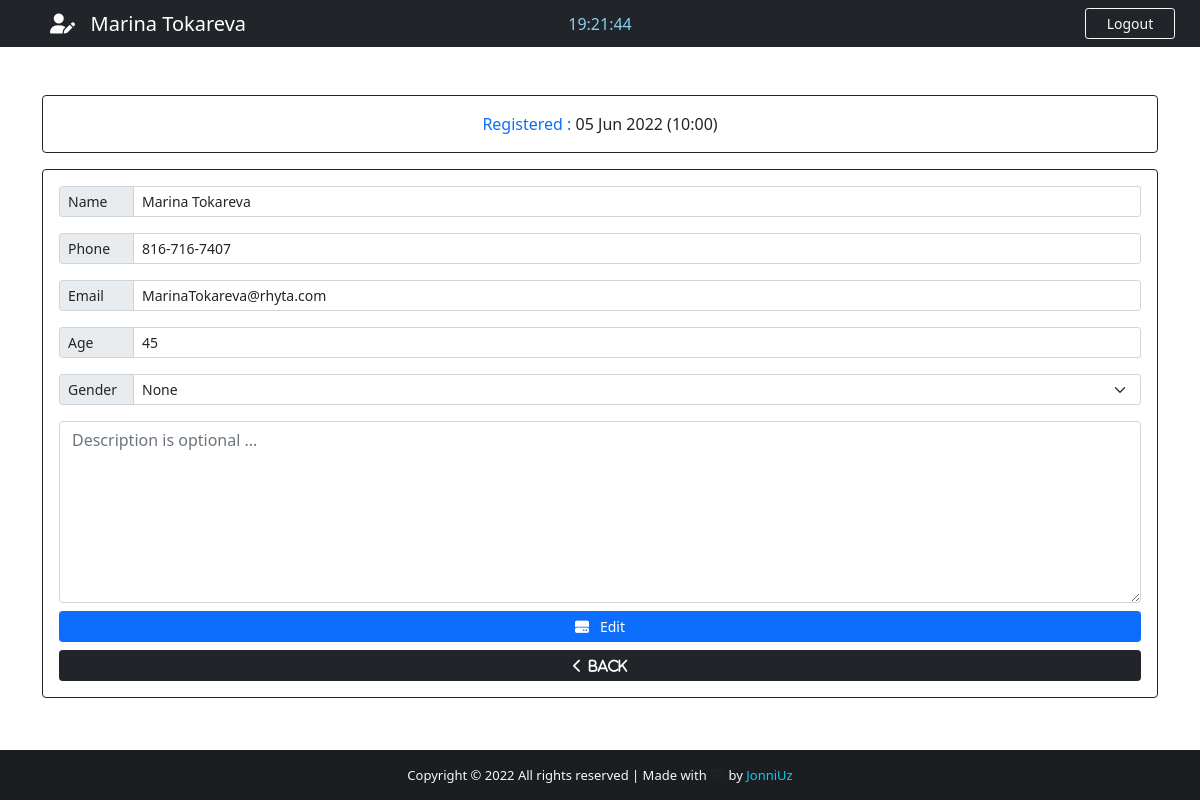
The app's page /patient/15/ (signed in), older data.
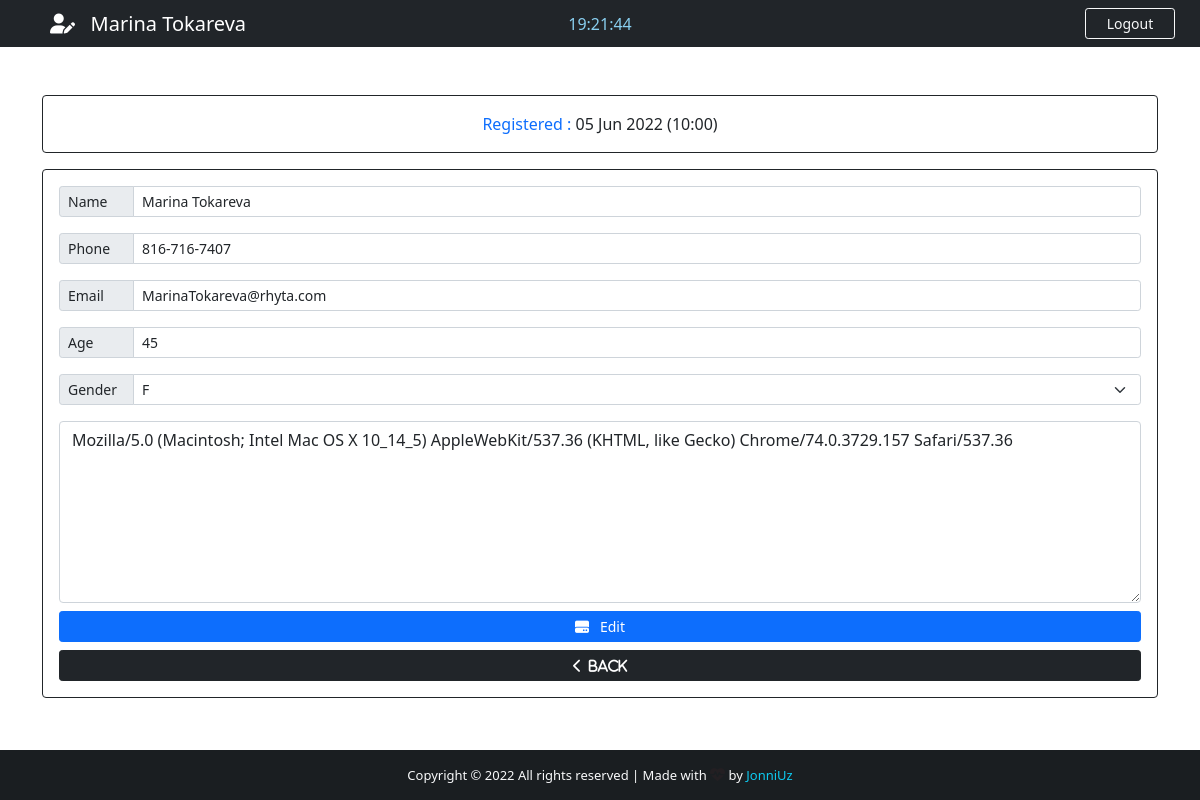
The same page, newer data.
### hospital/models.py (models this page shows, shortened)
class Patient(models.Model):
    GENDER = (
        ('M', 'M'),
        ('F', 'F'),
    )
    id = models.IntegerField(primary_key=True)
    name = models.CharField(max_length=40)
    phone = models.CharField(max_length=20)
    email = models.CharField(max_length=40)
    age = models.CharField(max_length=3)
    gender = models.CharField(max_length=1, null=True, choices=GENDER)
    note = models.TextField(blank=True)
    created_at = models.DateTimeField(auto_now_add=True)

### hospital/views.py (the view)
# urls.py: path('patient/<str:patient_id>/', views.patient, name='patient'),
@cache_control(no_cache=True, must_revalidade=True, no_store=True)
@login_required(login_url='login')
def patient(request, patient_id):
    patient = Patient.objects.get(id=patient_id)
    if patient != None:
        return render(request, 'edit.html', {'patient': patient})

### hospital/templates/edit.html (shortened to what this page needs)
{% extends 'add.html' %}
{% block nav-content %}
    <i class="fas fa-user-edit"></i>&nbsp;&nbsp; {{ patient.name }}
{% endblock nav-content %}
{% block card-title %}
    <span class="text-center">Registered : <span
            class="text-dark">{{ patient.created_at|date:'d M Y (h:i)' }}</span></span>
{% endblock card-title %}
{% block btn-add %}
    <i class="fas fa-hdd"></i>&nbsp;&nbsp; Edit
{% endblock btn-add %}
{% block action %} action="{% url 'edit_patient' %}" {% endblock action %}
{% block Value-name %} value="{{ patient.name }}" {% endblock Value-name %}
{% block Value-phone %} value="{{ patient.phone }}" {% endblock Value-phone %}
{% block Value-email %} value="{{ patient.email }}" {% endblock Value-email %}
{% block Value-age %} value="{{ patient.age }}" {% endblock Value-age %}
{% block Value-gender %}
    <option style="background-color: #d3d3d3; color: #007bff">{{ patient.gender }}</option>
{% endblock Value-gender %}
{% block Value-note %}{{ patient.note }}{% endblock Value-note %}

### hospital/templates/add.html (shortened to what this page needs)
{% extends 'base.html' %}
{% block btn-nav %}
    <a href="{% url 'logout' %}" class="btn btn-sm btn-outline-primary border-light text-light" id="btn-nav">Logout</a>
{% endblock btn-nav %}
{% block content %}
    <div class="container">
        <div class="row">
            <div class="col-lg-12">
                <div class="card card-body border-dark text-primary mt-5">
                    {% block card-title %}{% endblock card-title %}
                </div>
                <form method="POST" {% block action %} action="{% url 'add_patient' %}" {% endblock action %}
                      autocomplete="off" enctype="multipart/form-data"
                      class="card p-3 border-dark mt-3">
                    <div class="input-group input-group-sm mb-3">
                        <span class="input-group-text side-label">Name</span>
                        <input type="text" class="form-control" name="name" placeholder="First and Last name"
                                {% block Value-name %}{% endblock Value-name %}>
                    </div>
                    <div class="input-group input-group-sm mb-3">
                        <span class="input-group-text side-label">Phone</span>
                        <input type="text" class="form-control" name="phone" placeholder="Patient phone"
                                {% block Value-phone %}{% endblock Value-phone %}>
                    </div>
                    <div class="input-group input-group-sm mb-3">
                        <span class="input-group-text side-label">Email</span>
                        <input type="text" class="form-control" name="email" placeholder="Patient email"
                                {% block Value-email %}{% endblock Value-email %}>
                    </div>
                    <div class="input-group input-group-sm mb-3">
                        <span class="input-group-text side-label">Age</span>
                        <input type="text" class="form-control" name="age" placeholder="Patient age"
                                {% block Value-age %}{% endblock Value-age %}>
                    </div>
                    <div class="input-group input-group-sm mb-3">
                        <label class="input-group-text side-label">Gender</label>
                        <select class="form-select" name="gender" id="">
                            {% block Value-gender %}{% endblock Value-gender %}
                        </select>
                    </div>
                    <div class="form-group">
                        <textarea class="form-control" name="note" rows="7"
                                  placeholder="Description is optional ...">{% block Value-note %}{% endblock Value-note %}</textarea>
                    </div>
                    <div class="d-grid gap-2 mt-2">
                        <button type="submit" class="btn btn-primary btn-sm">
                            {% block btn-add %}{% endblock btn-add %}
                        </button>
                        <a href="{% url 'backend' %}" class="btn btn-dark btn-sm"><i class="fas fa-chevron-left">&nbsp;&nbsp;Back</i></a>
                    </div>
                </form>
            </div>
        </div>
    </div>
{% endblock content %}

Row changes from the older to the newer data that the page shows:
changed Patient "Marina Tokareva": gender "None" → "F"; note (not shown) → "Mozilla/5.0 (Macintosh; Intel Mac OS X 10_14_5) AppleWebKit/537.36 (KHTML, like Gecko) Chrome/74.0.3729.157 Safari/537.36"
